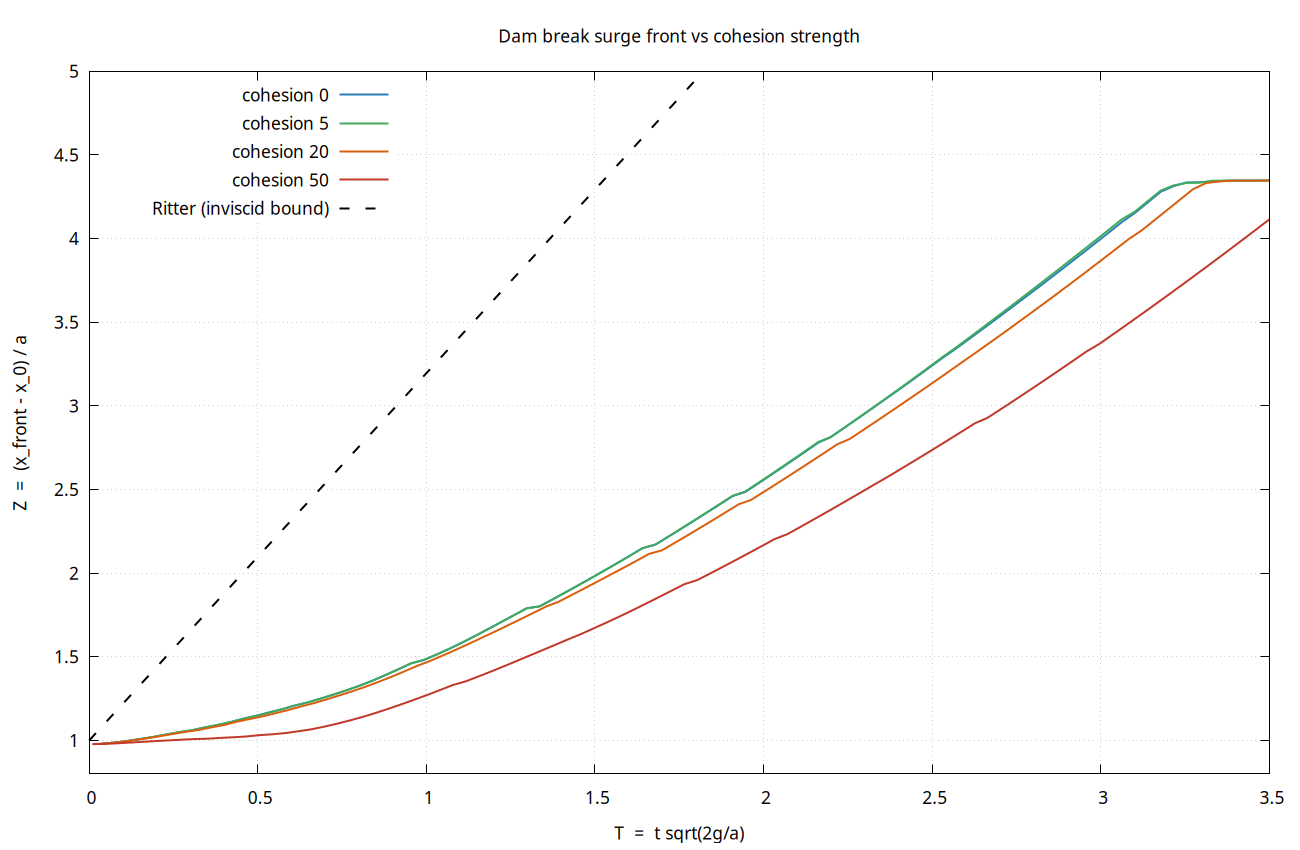

Source code (gnuplot):
# Cohesion sweep: surge front vs cohesion strength, all else identical.
#   gnuplot dam_break_sweep.plt
#   gnuplot -e "out='dam_break_sweep.png'" dam_break_sweep.plt
#
# Expects dam_break_coh<V>.csv for each swept value, written automatically by
# DamBreakLogger when you press R with that cohesion set in the panel.
#
# The question this answers: cohesion at 50 puts the capillary length (14-43
# units) at the same scale as the column width (48.5), so surface tension is
# holding the column up against gravity. If that is what causes the flat start
# in the front trace, lowering cohesion should shorten the plateau. If the
# plateau survives at cohesion 0, the cause is viscosity or the pressure
# solver, not cohesion.
set datafile separator ','

if (exists("out")) {
    set terminal pngcairo noenhanced size 1300,850 font 'sans,13'
    set output out
}

n = 2.41    # realised column aspect (46 x 111), not DAM_ASPECT - see dam_break.plt
ritter(T) = 1.0 + sqrt(2.0*n)*T

set xlabel 'T  =  t sqrt(2g/a)'
set ylabel 'Z  =  (x_front - x_0) / a'
set key left top spacing 1.2
set grid
set xrange [0:3.5]
set yrange [0.8:5]
set title 'Dam break surge front vs cohesion strength'

# Add or remove values here to match the files you actually produced. gnuplot
# aborts if one is missing, so keep this list in sync with what you ran.
values  = "0 5 20 50"
colours = "#2c7fb8 #41ab5d #d95f0e #c0392b"

plot for [i=1:words(values)] \
        "dam_break_coh".word(values,i).".csv" skip 1 using 4:3 \
        with lines lw 2 lc rgb word(colours,i) \
        title "cohesion ".word(values,i), \
     ritter(x) with lines dt 2 lw 2 lc rgb '#000000' title 'Ritter (inviscid bound)'

if (!exists("out")) { pause -1 }
